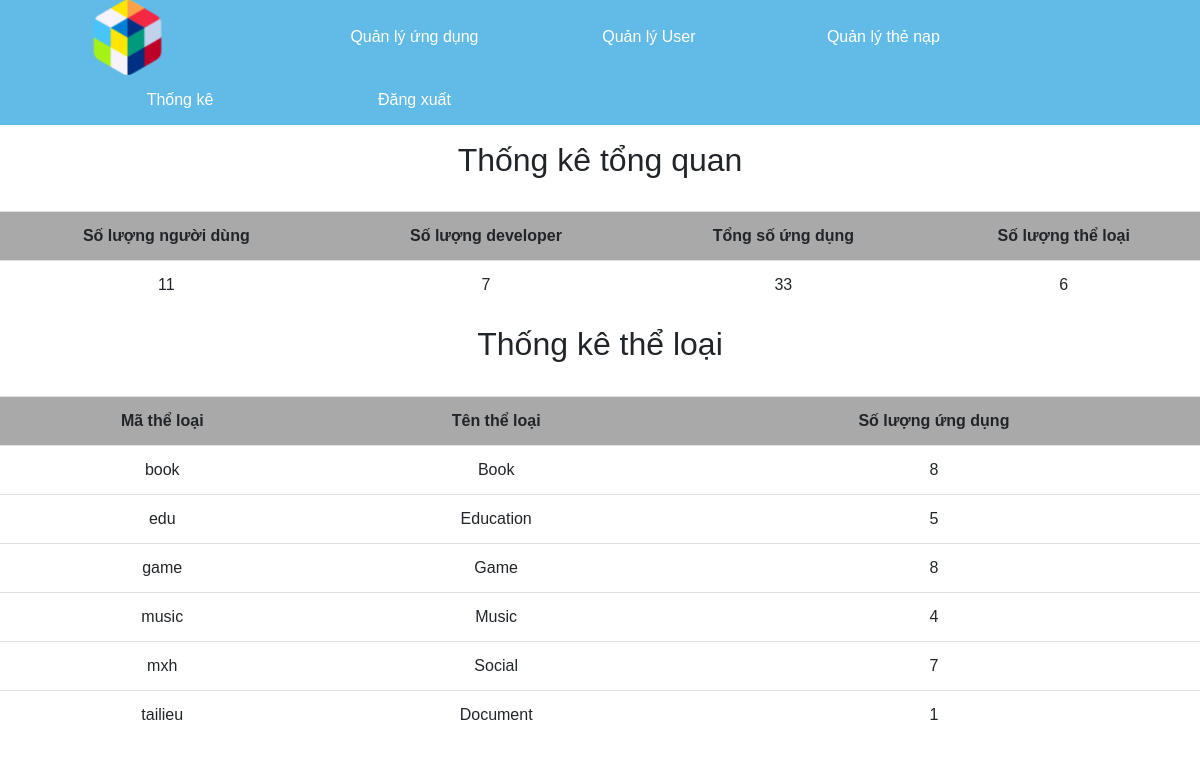
Screenshot of /quanly/thongke.php (signed in) with the database file from the repository.
### tables this page shows
CREATE TABLE `theloai` (
  `matheloai` varchar(10) NOT NULL,
  `tentheloai` varchar(10) NOT NULL
);

### quanly/thongke.php (the view, shortened to what this page needs)
<?php
    include 'ketnoi.php';
    $sl="SELECT * from khachhang";
    $csl=mysqli_query($conn,$sl);
    $slkh=mysqli_num_rows($csl);
    $sl1="SELECT * from ungdung";
    $csl1=mysqli_query($conn,$sl1);
    $slapp=mysqli_num_rows($csl1);
    $sl2="SELECT * from khachhang where trangthai=1";
    $csl2=mysqli_query($conn,$sl2);
    $sldeveloper=mysqli_num_rows($csl2);
    $sl3="SELECT * from theloai";
    $csl3=mysqli_query($conn,$sl3);
    $sltheloai=mysqli_num_rows($csl3);
?>
<!DOCTYPE html>
<html lang="en">
<head>
    <link rel="stylesheet" href="https://maxcdn.bootstrapcdn.com/bootstrap/4.0.0/css/bootstrap.min.css"
>
    <link rel="stylesheet" href="https://use.fontawesome.com/releases/v5.6.3/css/all.css">
    <link rel="stylesheet" href="../style.css">
</head>
<body class="admin">
    <div class="header-panel">
        <ul class="header-ul">
            <li><a class="logo" href="admin.php"><img src="../logo3.png"></a></li>
            <li><a href="admin.php">Quản lý ứng dụng</a></li>
            <li><a href="quanlykhachhang.php">Quản lý User</a></li>
            <li><a href="quanlythenap.php">Quản lý thẻ nạp</a></li>
            <li class="nav-item active"><a id="thongke" href="thongke.php">Thống kê</a></li>
            <li class="nav-item active"><a id="logout" href="../dangnhap/logout.php">Đăng xuất</a></li>
        </ul>
        <h2 >Thống kê tổng quan</h2>
        <br>
        <div class="background-table ">
            <div class="content-table">
                <table class="table table-hover" cellpadding="10">
                    <tr class="head-table">
                        <th>Số lượng người dùng </th>
                        <th>Số lượng developer</th>
                        <th>Tổng số ứng dụng</th>
                        <th>Số lượng thể loại</th>
                    </tr>
                    <tr class="body-table">
                        <td><?=  $slkh-1; ?></td>
                        <td><?=  $sldeveloper;?></td>
                        <td><?=  $slapp; ?></td>
                        <td><?=  $sltheloai; ?></td>
                    </tr>
                </table>
            </div>
        </div>
        <h2 >Thống kê thể loại</h2>
        <br>
        <div class="background-table ">
            <div class="content-table">
                <table class="table table-hover" cellpadding="10">
                    <tr class="head-table">
                        <th>Mã thể loại </th>
                        <th>Tên thể loại</th>
                        <th>Số lượng ứng dụng</th>
                    </tr>
                    <?php
                        $sl4="SELECT * from theloai";
                        $csl4=mysqli_query($conn,$sl4);
                        while ($row = mysqli_fetch_array($csl4)){
                            $ok=$row['matheloai'];
                            $ap="SELECT * from ungdung where manhom='$ok'";
                            $cap=mysqli_query($conn,$ap);
                            $row1=mysqli_num_rows($cap);
                            ?>
                    <tr class="body-table">
                        <td><?= $row['matheloai'] ?></td>
                        <td><?= $row['tentheloai'] ?></td>
                        <td><?= $row1 ?></td>
                    </tr>
                    <?php } ?>
                </table>
            </div>
        </div>
</body>
</html>

### style.css (style rules this page uses)
* { font-family: "Comic Sans MS", cursive, sans-serif; }
::placeholder { color: rgb(0, 0, 0); }
.admin { font-family: sans-serif; margin: 0; padding: 0; }
.admin .header-panel ul { background-color: #62bae6; list-style-type: none; text-align: left; overflow: hidden; width: 100%; }
.admin .header-panel li { color: white; display: inline-block; width: 180px; height: auto; line-height: 50px; outline-width: 100px; margin-left: 50px; text-align: center; }
.admin .header-panel a { text-decoration: none; color: #fff; display: block; }
.admin h2 { text-align: center; font-family: sans-serif; }
.admin .logo { width:75px; }
.admin .logo img { width:75px; height:75px; }
.head-table { background-color: darkgray; text-align: center; }
.body-table { text-align: center; }

### rows the page displays
theloai: matheloai "book", tentheloai "Book", row1 "8"
theloai: matheloai "edu", tentheloai "Education", row1 "5"
theloai: matheloai "game", tentheloai "Game", row1 "8"
theloai: matheloai "music", tentheloai "Music", row1 "4"
theloai: matheloai "mxh", tentheloai "Social", row1 "7"
theloai: matheloai "tailieu", tentheloai "Document", row1 "1"

### other values shown
$slkh-1 "11"
$sldeveloper "7"
$slapp "33"
$sltheloai "6"
